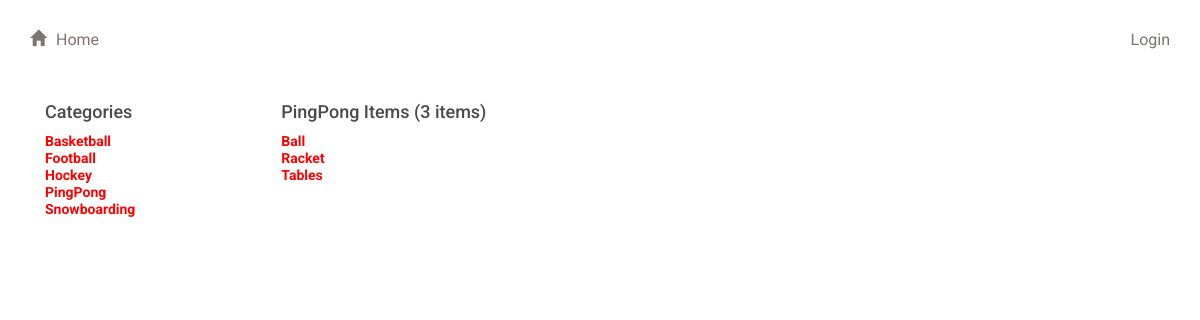
The page /catalog/PingPong/ on the database its author committed.
### database_setup.py (models this page shows, shortened)
class Catalog(Base):
    __tablename__ = 'catalog'
    id = Column(Integer, primary_key=True)
    name = Column(String(250), nullable=False)
    user_id = Column(Integer, ForeignKey('user.id'))
    user = relationship(User)

class Item(Base):
    __tablename__ = 'item'
    name = Column(String(80), nullable=False)
    id = Column(Integer, primary_key=True)
    description = Column(String(1000))
    date_created = Column(DateTime(timezone=True), server_default=func.now())
    catalog_id = Column(Integer, ForeignKey('catalog.id'))
    catalog = relationship(Catalog)
    user_id = Column(Integer, ForeignKey('user.id'))
    user = relationship(User)
    image = Column(String(80))

### project.py (the view)
@app.route('/catalog/<catalog_name>/')
def showCatalog(catalog_name):
    catalogs = session.query(Catalog).order_by(asc(Catalog.name))
    catalog = session.query(Catalog).filter_by(name=catalog_name).one()
    items = session.query(Item).filter_by(
        catalog=catalog).order_by(Item.date_created.desc()).all()
    return render_template('catalog.html',
                           catalogs=catalogs,
                           items=items,
                           catalog=catalog,
                           user_id=login_session.get('user_id'))

### templates/catalog.html (shortened to what this page needs)
{% extends "main.html" %}
{% block content %}
{% include "header.html" %}
<div class="row">
  <div class="col-md-10">
    <div class="col-md-3">
      <h3>Categories</h3>
      {% for catalog in catalogs %}
		    <a href = "{{url_for('showCatalog', catalog_name = catalog.name)}}">
			    <div style='color:red'>{{catalog.name}}</div>
		    </a>
      {% endfor %}
    </div>
    <div class="col-md-7">
      <h3>{{catalog.name}} Items ({{items|length}} items)</h3>
      {% for item in items %}
        <a href="{{url_for('showItem', catalog_name=item.catalog.name, item_name=item.name)}}">
          <div style='color:red;'>{{item.name}}</div>
        </a>
      {% endfor %}
    </div>
  </div>
</div>
{% endblock %}

### static/styles.css (style rules this page uses)
* { font-family: "Helvetica Neue Bold", Roboto, Helvetica, Arial, sans-serif; font-weight: 700; }
h3 { font-size: 18px; color: #4A4A4A; line-height: 23px; }
a { font-size: 14px; color: #0093B9; line-height: 17px; }

### rows shown on the page
Catalog: name "Basketball"
Catalog: name "Football"
Catalog: name "Hockey"
Catalog: name "PingPong"
Catalog: name "Snowboarding"
Item: name "Ball"
Item: name "Racket"
Item: name "Tables"

### other values the page prints
{{ items|length }} "3"
